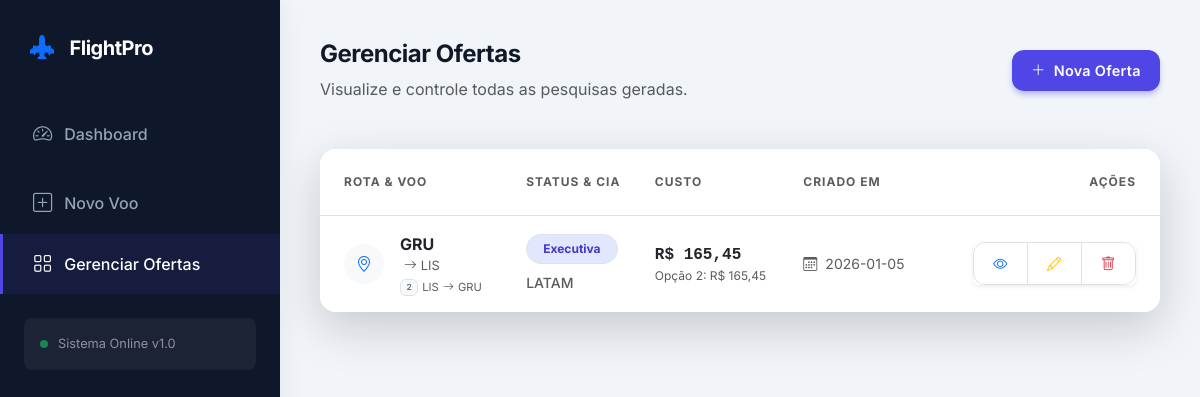
Page /list (signed in) on the earlier database version.
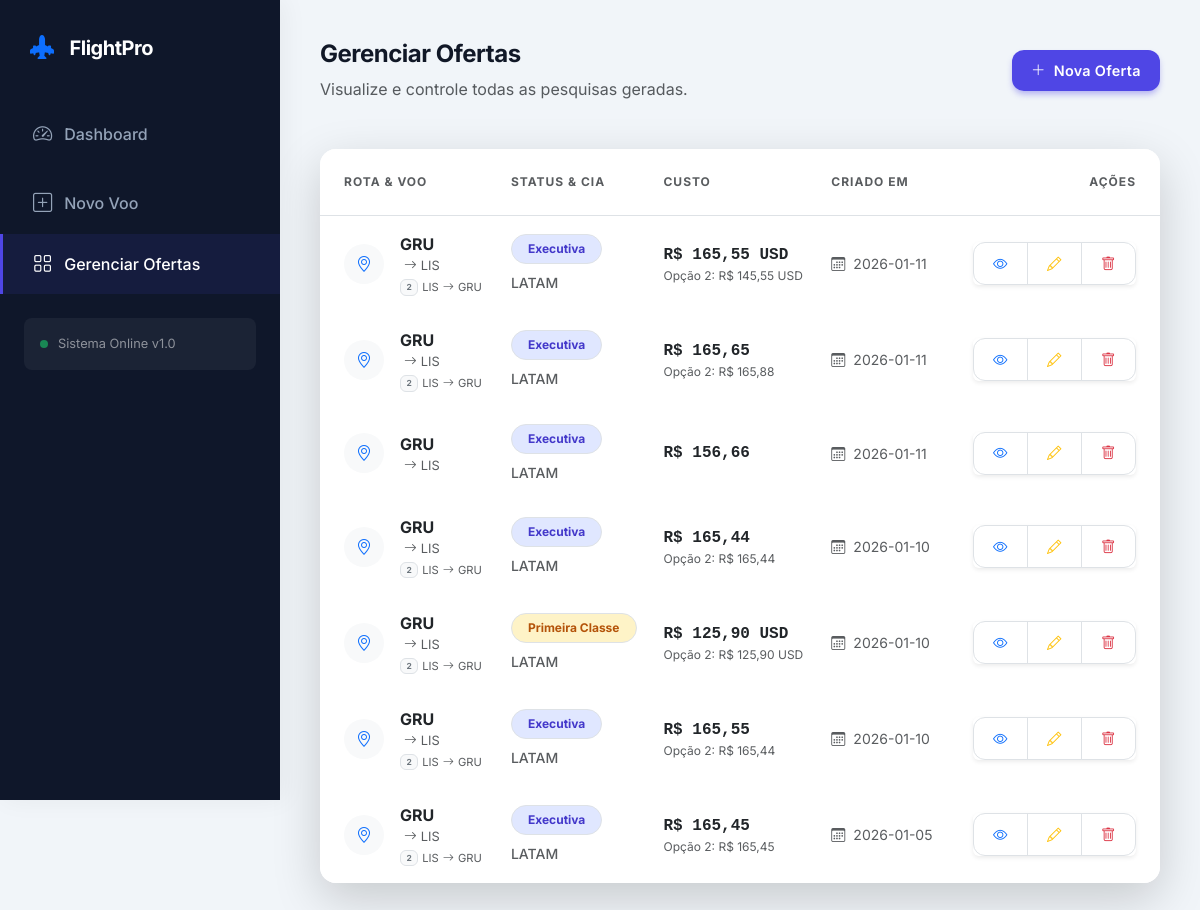
Same page on the later database version.
### tables this page shows
CREATE TABLE searches (
            id INTEGER PRIMARY KEY AUTOINCREMENT,
            origin TEXT,
            destination TEXT,
            available_dates TEXT,
            program TEXT,
            operator TEXT,
            flight_type TEXT,
            cost REAL,
            search_date TEXT,
            image_path TEXT
        , program_1 TEXT, cost_1 REAL, dates_1 TEXT, program_2 TEXT, cost_2 REAL, dates_2 TEXT, origin_2 TEXT, destination_2 TEXT);

### app.py (the view)
@app.route('/list')
@login_required
def list_searches():
    conn = sqlite3.connect(DB_NAME)
    conn.row_factory = sqlite3.Row
    cursor = conn.cursor()
    cursor.execute("SELECT * FROM searches ORDER BY id DESC")
    searches = cursor.fetchall()
    conn.close()
    return render_template('list.html', searches=searches)

### app.py (called while the page is built)
@login_manager.user_loader
def load_user(user_id):
    conn = sqlite3.connect(DB_NAME)
    cursor = conn.cursor()
    cursor.execute("SELECT * FROM users WHERE id = ?", (user_id,))
    data = cursor.fetchone()
    conn.close()
    if data:
        return User(id=data[0], username=data[1], password=data[2])
    return None

### templates/list.html (shortened to what this page needs)
{% extends "base.html" %}
{% block content %}
<div class="d-flex justify-content-between align-items-center mb-5">
    <div>
        <h2 class="page-title">Gerenciar Ofertas</h2>
        <p class="text-muted mb-0">Visualize e controle todas as pesquisas geradas.</p>
    </div>
    <a href="{{ url_for('register') }}" class="btn btn-primary-custom">
        <i class="bi bi-plus-lg me-2"></i>Nova Oferta
    </a>
</div>
<div class="card-custom p-0 overflow-hidden border-0 shadow-lg">
    <div class="table-responsive">
        <table class="table table-hover align-middle mb-0" style="border-collapse: separate; border-spacing: 0;">
            <thead style="background-color: #f8fafc;">
                <tr>
                    <th class="ps-4 py-4 text-uppercase text-muted x-small fw-bold border-bottom" style="font-size: 0.75rem; letter-spacing: 1px;">Rota & Voo</th>
                    <th class="py-4 text-uppercase text-muted x-small fw-bold border-bottom" style="font-size: 0.75rem; letter-spacing: 1px;">Status & Cia</th>
                    <th class="py-4 text-uppercase text-muted x-small fw-bold border-bottom" style="font-size: 0.75rem; letter-spacing: 1px;">Custo</th>
                    <th class="py-4 text-uppercase text-muted x-small fw-bold border-bottom" style="font-size: 0.75rem; letter-spacing: 1px;">Criado em</th>
                    <th class="pe-4 py-4 text-end text-uppercase text-muted x-small fw-bold border-bottom" style="font-size: 0.75rem; letter-spacing: 1px;">Ações</th>
                </tr>
            </thead>
            <tbody>
                {% if not searches %}
                <tr>
                    <td colspan="5" class="text-center py-5">
                        <div class="d-flex flex-column align-items-center justify-content-center text-muted opacity-50">
                            <i class="bi bi-airplane-engines fs-1 mb-3"></i>
                            <span>Nenhuma oferta registrada ainda.</span>
                        </div>
                    </td>
                </tr>
                {% else %}
                    {% for search in searches %}
                    <tr class="transition-hover">
                        <td class="ps-4 py-3 border-bottom-0">
                            <div class="d-flex align-items-center">
                                <div class="bg-light rounded-circle p-2 me-3 d-flex align-items-center justify-content-center" style="width: 40px; height: 40px;">
                                    <i class="bi bi-geo-alt text-primary"></i>
                                </div>
                                <div>
                                    <div class="fw-bold text-dark">{{ search['origin'] }}</div>
                                    <div class="small text-muted d-flex align-items-center" style="font-size: 0.8rem;">
                                        <i class="bi bi-arrow-right mx-1"></i> {{ search['destination'] }}
                                    </div>
                                    {% if search['origin_2'] and search['destination_2'] %}
                                    <div class="small text-muted d-flex align-items-center mt-1" style="font-size: 0.7rem;">
                                        <span class="badge bg-light text-secondary border me-1">2</span> {{ search['origin_2'] }} <i class="bi bi-arrow-right mx-1"></i> {{ search['destination_2'] }}
                                    </div>
                                    {% endif %}
                                </div>
                            </div>
                        </td>
                        <td class="py-3 border-bottom-0">
                            {% set badge_bg = '#e0e7ff' %}
                            {% set badge_color = '#4338ca' %}
                            {% if search['flight_type'] == 'Econômica' %}
                                {% set badge_bg = '#dcfce7' %}
                                {% set badge_color = '#15803d' %}
                            {% elif search['flight_type'] == 'Primeira Classe' %}
                                {% set badge_bg = '#fef3c7' %}
                                {% set badge_color = '#b45309' %}
                            {% endif %}
                            <span class="badge rounded-pill fw-bold border px-3 py-2 mb-1"
                                  style="background-color: {{ badge_bg }}; color: {{ badge_color }}; border-color: transparent;">
                                {{ search['flight_type'] }}
                            </span>
                            <div class="small text-muted fw-medium mt-1">{{ search['operator'] }}</div>
                        </td>
                        <td class="py-3 border-bottom-0">
                            <div class="d-flex flex-column">
                                <span class="fw-bold text-dark" style="font-family: monospace; font-size: 1rem;">
                                    R$ {{ search['cost_1'] or search['cost'] or '0,00' }}
                                </span>
                                {% if search['cost_2'] %}
                                    <small class="text-muted" style="font-size: 0.75rem;">
                                        Opção 2: R$ {{ search['cost_2'] }}
                                    </small>
                                {% endif %}
                            </div>
                        </td>
                        <td class="py-3 border-bottom-0">
                            <div class="text-muted small">
                                <i class="bi bi-calendar3 me-2"></i>{{ search['search_date'] }}
                            </div>
                        </td>
                        <td class="pe-4 py-3 text-end border-bottom-0">
                            <div class="btn-group shadow-sm" role="group">
                                <a href="{{ url_for('static', filename='generated/' + search['image_path']) }}" target="_blank"
                                   class="btn btn-white btn-sm border" title="Ver Imagem">
                                    <i class="bi bi-eye text-primary"></i>
                                </a>
                                <a href="{{ url_for('edit_search', id=search['id']) }}"
                                   class="btn btn-white btn-sm border" title="Editar">
                                    <i class="bi bi-pencil text-warning"></i>
                                </a>
                                <button type="button" class="btn btn-white btn-sm border" title="Excluir"
                                        onclick="if(confirm('Tem certeza?')) document.getElementById('del-form-{{ search.id }}').submit();">
                                    <i class="bi bi-trash text-danger"></i>
                                </button>
                            </div>
                        </td>
                    </tr>
                    {% endfor %}
                {% endif %}
            </tbody>
        </table>
    </div>
</div>
{% endblock %}

### templates/base.html (shortened to what this page needs)
<!DOCTYPE html>
<html lang="pt-br">
<head>
    <link href="https://cdn.jsdelivr.net/npm/bootstrap@5.3.0/dist/css/bootstrap.min.css" rel="stylesheet">
    <link rel="stylesheet" href="https://cdn.jsdelivr.net/npm/bootstrap-icons@1.10.0/font/bootstrap-icons.css">
</head>
<body>
    <div class="sidebar">
        <div class="sidebar-brand">
            <i class="bi bi-airplane-engines-fill me-3 text-primary" style="font-size: 1.5rem;"></i>
            FlightPro
        </div>
        <nav class="nav flex-column mt-2">
            <a href="{{ url_for('dashboard') }}" class="nav-link {{ 'active' if request.path == '/dashboard' else '' }}">
                <i class="bi bi-speedometer2"></i> Dashboard
            </a>
        <nav class="nav flex-column mt-2">
            <a href="{{ url_for('register') }}" class="nav-link {{ 'active' if request.path == '/register' or 'edit' in request.path else '' }}">
                <i class="bi bi-plus-square"></i> Novo Voo
            </a>
            <a href="{{ url_for('list_searches') }}" class="nav-link {{ 'active' if request.path == '/list' or request.path == '/' else '' }}">
                <i class="bi bi-grid"></i> Gerenciar Ofertas
            </a>
        </nav>
        <div class="mt-auto p-4">
            <div class="p-3 rounded-3" style="background: rgba(255,255,255,0.05);">
                <div class="d-flex align-items-center">
                    <div class="bg-success rounded-circle" style="width: 8px; height: 8px; margin-right: 10px;"></div>
                    <small class="text-white-50" style="font-size: 0.8rem;">Sistema Online v1.0</small>
                </div>
            </div>
        </div>
    </div>
    <div class="main-content">
        {% block content %}{% endblock %}
    </div>
</body>
</html>

### templates/base.html (style rules this page uses)
:root { --primary: #4f46e5; --primary-hover: #4338ca; --secondary: #64748b; --bg-body: #f1f5f9; --sidebar-bg: #0f172a; --card-bg: #ffffff; --text-main: #1e293b; --text-muted: #94a3b8; --border-color: #e2e8f0; --radius-md: 12px; --radius-lg: 16px; --shadow-sm: 0 1px 3px 0 rgb(0 0 0 / 0.1), 0 1px 2px -1px rgb(0 0 0 / 0.1); --shadow-md: 0 4px 6px -1px rgb(0 0 0 / 0.1), 0 2px 4px -2px rgb(0 0 0 / 0.1); --shadow-lg: 0 10px 15px -3px rgb(0 0 0 / 0.1), 0 4px 6px -4px rgb(0 0 0 / 0.1); }
body { font-family: 'Inter', sans-serif; background-color: var(--bg-body); color: var(--text-main); -webkit-font-smoothing: antialiased; }
.sidebar { width: 280px; background-color: var(--sidebar-bg); min-height: 100vh; position: fixed; top: 0; left: 0; z-index: 1000; display: flex; flex-direction: column; box-shadow: 4px 0 24px rgba(0,0,0,0.05); }
.sidebar-brand { padding: 30px; font-size: 1.25rem; font-weight: 700; color: white; letter-spacing: -0.5px; display: flex; align-items: center; }
.nav-link { color: var(--text-muted); padding: 16px 30px; font-weight: 500; transition: all 0.3s ease; border-left: 3px solid transparent; display: flex; align-items: center; }
.nav-link i { font-size: 1.2rem; margin-right: 12px; }
.nav-link.active { color: white; background: rgba(79, 70, 229, 0.1); border-left-color: var(--primary); }
.main-content { margin-left: 280px; padding: 40px; min-height: 100vh; }
.card-custom { background: var(--card-bg); border-radius: var(--radius-lg); border: 1px solid var(--border-color); box-shadow: var(--shadow-sm); padding: 30px; margin-bottom: 25px; transition: box-shadow 0.3s ease; }
.btn { border-radius: var(--radius-md); padding: 0.6rem 1.2rem; font-weight: 600; font-size: 0.9rem; letter-spacing: 0.3px; transition: all 0.2s; }
.btn-primary-custom { background-color: var(--primary); color: white; border: none; box-shadow: 0 4px 6px -1px rgba(79, 70, 229, 0.4); }
.page-title { font-size: 1.5rem; font-weight: 700; color: #111827; letter-spacing: -0.5px; }

Differences in the rows shown:
added searches: origin "GRU", destination "LIS", origin_2 "LIS", destination_2 "GRU", flight_type "Executiva", operator "LATAM", cost_1 "165,55 USD", cost_2 "145,55 USD", search_date "2026-01-11"
added searches: origin "GRU", destination "LIS", origin_2 "LIS", destination_2 "GRU", flight_type "Executiva", operator "LATAM", cost_1 "165,65", cost_2 "165,88", search_date "2026-01-11"
added searches: origin "GRU", destination "LIS", flight_type "Executiva", operator "LATAM", cost_1 "156,66", search_date "2026-01-11"
added searches: origin "GRU", destination "LIS", origin_2 "LIS", destination_2 "GRU", flight_type "Executiva", operator "LATAM", cost_1 "165,44", cost_2 "165,44", search_date "2026-01-10"
added searches: origin "GRU", destination "LIS", origin_2 "LIS", destination_2 "GRU", flight_type "Primeira Classe", operator "LATAM", cost_1 "125,90 USD", cost_2 "125,90 USD", search_date "2026-01-10"
added searches: origin "GRU", destination "LIS", origin_2 "LIS", destination_2 "GRU", flight_type "Executiva", operator "LATAM", cost_1 "165,55", cost_2 "165,44", search_date "2026-01-10"
